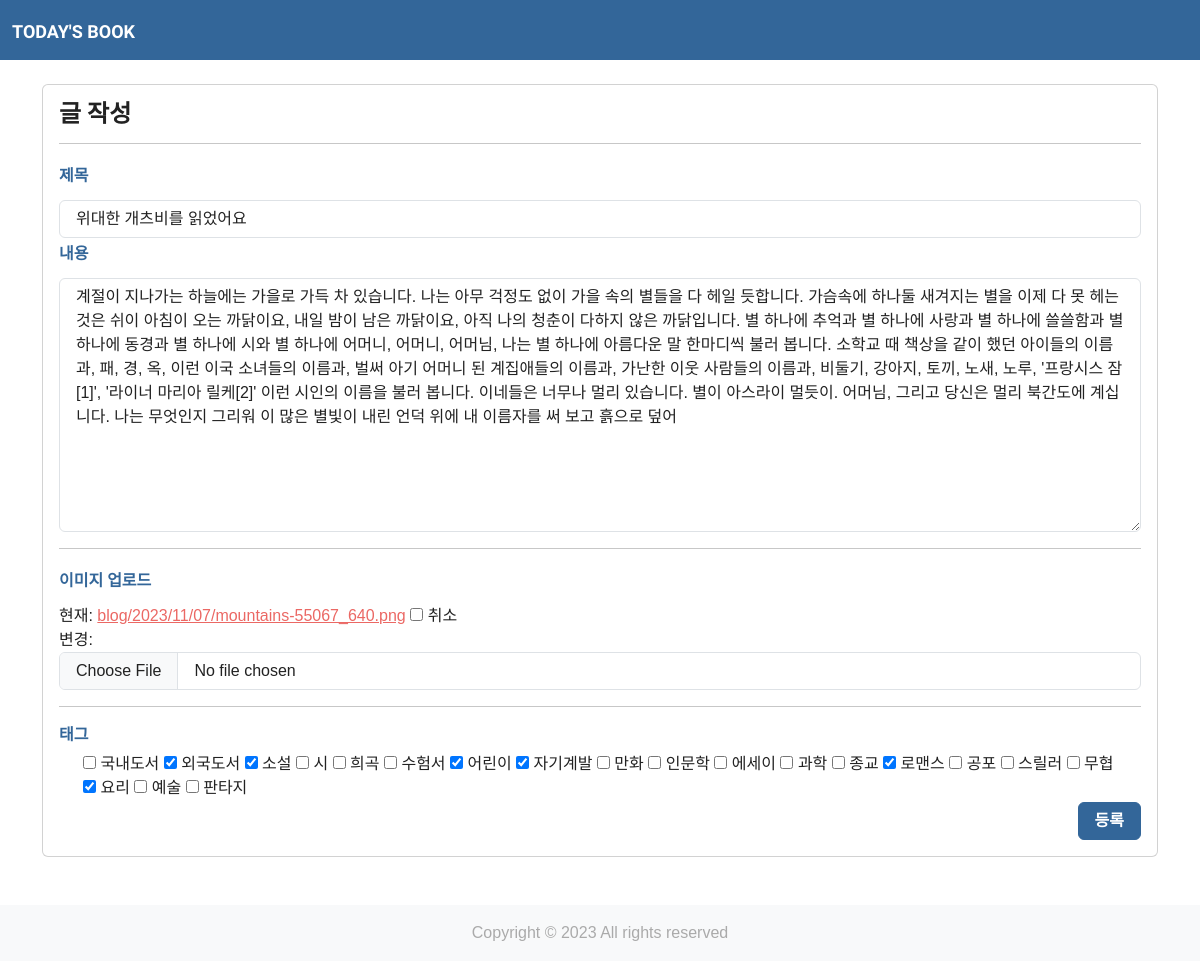
Page /reading_blog/30/edit/ (signed in) on the committed database.
### reading_blog/models.py (models this page shows, shortened)
class Post(models.Model):
    author = models.ForeignKey(
        User, on_delete=models.CASCADE
    )
    title = models.CharField(max_length=100)
    content = models.TextField()
    thumb_image = models.ImageField(
        upload_to='reading_blog/images/%Y/%m/%d/', blank=True)
    image_upload = models.ImageField(upload_to='blog/%Y/%m/%d/', blank=True, null=True)
    file_upload = models.FileField(
        upload_to='reading_blog/files/%Y/%m/%d/', blank=True)
    created_at = models.DateTimeField(auto_now_add=True)
    updated_at = models.DateField(auto_now=True)
    view_count = models.PositiveIntegerField(default=0)
    tags = models.ManyToManyField('Tag', blank=True)

### reading_blog/views.py (the view)
class PostUpdate(UserPassesTestMixin, UpdateView):
    model = Post
    form_class = PostForm
    success_url = reverse_lazy('reading_blog:post_list')
    template_name = 'reading_blog/post_write.html'
    def test_func(self):
        return self.get_object().author == self.request.user

### reading_blog/forms.py
class PostForm(forms.ModelForm):
    title = forms.CharField(label="제목", max_length=100, widget=forms.TextInput(attrs={'class': 'form-control'}))
    content = forms.CharField(label="내용", widget=forms.Textarea(attrs={'class': 'form-control'}))
    image_upload = forms.ImageField(label="이미지 업로드", required=False, widget=forms.ClearableFileInput(attrs={'class': 'form-control'}))
    tags = forms.ModelMultipleChoiceField(
        queryset=Tag.objects.all(),
        widget=forms.CheckboxSelectMultiple,
        required=False,)
    class Meta:
        model = Post
        fields = ['title', 'content', 'image_upload', 'tags']

### reading_blog/models.py (called while the page is built)
    def __str__(self):
        return self.name

### templates/reading_blog/post_write.html (shortened to what this page needs)
{% extends 'base.html' %}
{% load static %}
{% block content %}
<div class="container mt-4">
    <div class="card">
        <div class="card-body">
            <h4>글 작성</h4>
            <hr>
            <form action="" method="post" enctype="multipart/form-data">
                    <label for="id_title" class="col-sm-2 col-form-label text-info"><h6>제목</h6></label>
                    <div>
                        {{ form.title }}
                    </div>
                    <label for="id_content" class="col-sm-2 col-form-label text-info"><h6>내용</h6></label>
                    <div>
                        {{ form.content }}
                    </div>
                    <hr>
                    <label for="id_image_upload" class="col-sm-2 col-form-label text-info"><h6>이미지 업로드</h6></label>
                    <div>
                        {{ form.image_upload }}
                    </div>
                    <hr>
                    <label for="id_tags" class="text-info"><h6>태그</h6></label>
                    <div class="form-check form-check-inline">
                        {% for tag in form.tags %}
                        {{ tag }}
                        {% endfor %} </div>
                <div class="form-group row">
            <div class="col-sm-10 offset-sm-2">
        <button type="submit" class="btn btn-info" style="float: right;">등록</button>
    </div>
</div>
            </form>
        </div>
    </div>
</div>
{% endblock %}

### templates/base.html (style rules this page uses)
body { font-family: Arial, sans-serif; }

### rows in the picture
Post: title "위대한 개츠비를 읽었어요", content "계절이 지나가는 하늘에는 가을로 가득 차 있습니다. 나는 아무 걱정도 없이 가을 속의 별들을 다 헤일 듯합니다. 가슴속에 하나둘 새겨지는 별을 이제 다 못 헤는 것은 쉬이 아침이 오는 까닭이요, 내일 밤이 남은 까닭이요, 아직 나의 청춘이 다하지 않은 까닭입니다. 별 하나에 추억과 별 하나에 사랑과 별 하나에 쓸쓸함과 별 하나에 동경과 별 하나에 시와 별 하나에 어머니, 어머니, 어머님, 나는 별 하나에 아름다운 말 한마디씩 불러 봅니다. 소학교 때 책상을 같이 했던 아이들의 이름과, 패, 경, 옥, 이런 이국 소녀들의 이름과, 벌써 아기 어머니 된 계집애들의 이름과, 가난한 이웃 사람들의 이름과, 비둘기, 강아지, 토끼, 노새, 노루, '프랑시스 잠[1]', '라이너 마리아 릴케[2]' 이런 시인의 이름을 불러 봅니다. 이네들은 너무나 멀리 있습니다. 별이 아스라이 멀듯이. 어머님, 그리고 당신은 멀리 북간도에 계십니다. 나는 무엇인지 그리워 이 많은 별빛이 내린 언덕 위에 내 이름자를 써 보고 흙으로 덮어"
